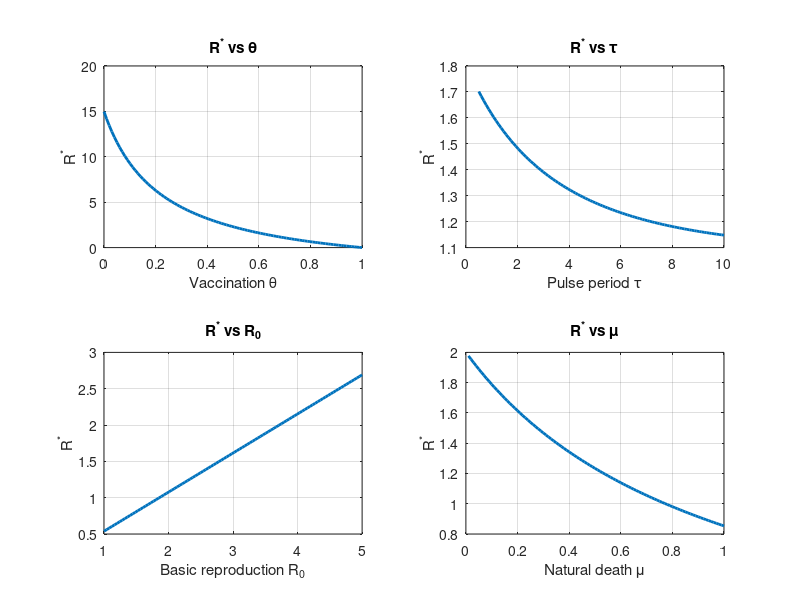

Recreate this plot in MATLAB.

R0 = 3;
mu = 0.2;
h = 0.5;
theta = 0.6;
tau = 1;

% ranges
p_range = linspace(0,1,100); % vaccination
tau_range = linspace(0.5,10,100);
R0_range = linspace(1,5,100);
mu_range = linspace(0.01,1,100);

%  function R*
R_star_p = R0*(1 - p_range).*exp(-mu*h)./(1 - (1-p_range).*exp(-mu*tau));
R_star_tau = R0*(1 - theta).*exp(-mu*h)./(1 - (1-theta).*exp(-mu*tau_range));
R_star_R0 = R0_range.*(1 - theta).*exp(-mu*h)./(1 - (1-theta).*exp(-mu*tau)); % <-- fixed
R_star_mu = R0*(1 - theta).*exp(-mu_range*h)./(1 - (1-theta).*exp(-mu_range*tau));

figure

subplot(2,2,1)
plot(p_range, R_star_p,'LineWidth',2)
ylabel('R^*')
xlabel('Vaccination \theta')
title('R^* vs \theta')
grid on

subplot(2,2,2)
plot(tau_range, R_star_tau,'LineWidth',2)
ylabel('R^*')
xlabel('Pulse period \tau')
title('R^* vs \tau')
grid on

subplot(2,2,3)
plot(R0_range, R_star_R0,'LineWidth',2)
ylabel('R^*')
xlabel('Basic reproduction R_0')
title('R^* vs R_0')
grid on

subplot(2,2,4)
plot(mu_range, R_star_mu,'LineWidth',2)
ylabel('R^*')
xlabel('Natural death \mu')
title('R^* vs \mu')
grid on
